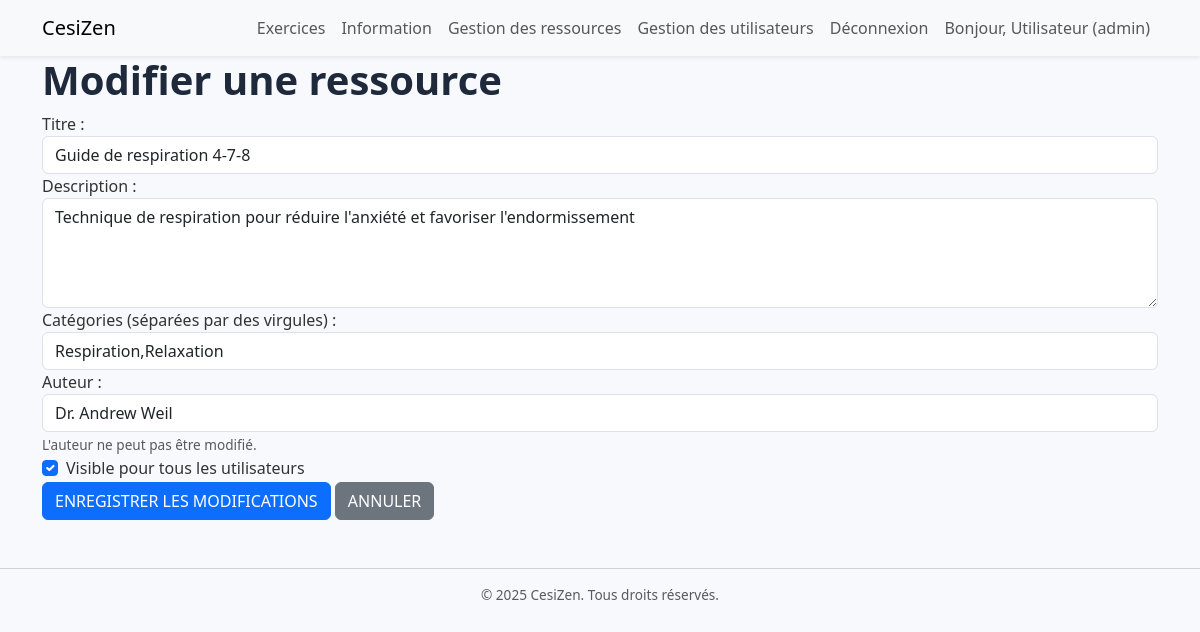
Screenshot of /vues/modifierRessource.php?id=1 (signed in) with the database file from the repository.
### tables this page shows
CREATE TABLE ressources (
    id INT AUTO_INCREMENT PRIMARY KEY,
    titre VARCHAR(255) NOT NULL,
    description TEXT,
    fichier_path VARCHAR(500),
    categories VARCHAR(255),
    auteur VARCHAR(100),
    uploadé_par INT,
    date_upload TIMESTAMP DEFAULT CURRENT_TIMESTAMP,
    updated_at TIMESTAMP DEFAULT CURRENT_TIMESTAMP ON UPDATE CURRENT_TIMESTAMP,
    est_visible BOOLEAN DEFAULT TRUE,
    taille_fichier BIGINT,
    type_mime VARCHAR(100),
    downloads_count INT DEFAULT 0,
    
     
    FOREIGN KEY (uploadé_par) REFERENCES users(id) ON DELETE SET NULL,
    
     
    INDEX idx_titre (titre),
    INDEX idx_categories (categories),
    INDEX idx_est_visible (est_visible),
    INDEX idx_date_upload (date_upload),
    INDEX idx_uploade_par (uploadé_par)
);

### vues/modifierRessource.php (the view, shortened to what this page needs)
<?php
$db = (new Database())->getConnection();
$id = $_GET['id'];
$stmt = $db->prepare("SELECT * FROM ressources WHERE id = :id");
$stmt->bindParam(':id', $id);
$stmt->execute();
$ressource = $stmt->fetch(PDO::FETCH_ASSOC);
$titre = $ressource['titre'] ?? '';
$description = $ressource['description'] ?? '';
$categories = $ressource['categories'] ?? '';
$est_visible = $ressource['est_visible'] ?? 1;
$auteur = $ressource['auteur'] ?? '';
?>
<?php include 'header.php'; ?>
<div class="container">
    <h1>Modifier une ressource</h1>
    <form action="../controleur/gestionRessources.php" method="post" enctype="multipart/form-data">
        <div class="form-group">
            <label for="titre">Titre :</label>
            <input type="text" class="form-control" id="titre" name="titre" value="<?= htmlspecialchars($titre) ?>" required>
        </div>
        <div class="form-group">
            <label for="description">Description :</label>
            <textarea class="form-control" id="description" name="description" rows="4" required><?= htmlspecialchars($description) ?></textarea>
        </div>
        <div class="form-group">
            <label for="categories">Catégories (séparées par des virgules) :</label>
            <input type="text" class="form-control" id="categories" name="categories" value="<?= htmlspecialchars($categories) ?>">
        </div>
        <div class="form-group">
            <label for="auteur">Auteur :</label>
            <input type="text" class="form-control" id="auteur" name="auteur" value="<?= htmlspecialchars($auteur) ?>" readonly>
            <small class="form-text text-muted">L'auteur ne peut pas être modifié.</small>
        </div>
        <div class="form-group">
            <div class="form-check">
                <input class="form-check-input" type="checkbox" id="est_visible" name="est_visible" value="1" <?= $est_visible ? 'checked' : '' ?>>
                <label class="form-check-label" for="est_visible">
                    Visible pour tous les utilisateurs
                </label>
            </div>
        </div>
        <button type="submit" class="btn btn-primary">ENREGISTRER LES MODIFICATIONS</button>
        <a href="vueGestionRessources.php" class="btn btn-secondary">ANNULER</a>
    </form>
</div>
<?php include 'composants/footer.php'; ?>

### assets/css/styles.css (style rules this page uses)
body { background-color: #f7f9fc; font-family: 'Segoe UI', Tahoma, Geneva, Verdana, sans-serif; color: #333; margin: 0; padding: 0; }
h1 { font-weight: 700; color: #1e293b; }
.text-muted { font-size: 0.85rem; line-height: 1.4; }

### rows the page displays
ressources: titre "Guide de respiration 4-7-8", description "Technique de respiration pour réduire l'anxiété et favoriser l'endormissement", categories "Respiration,Relaxation", auteur "Dr. Andrew Weil", est_visible "☑"

### other values shown
$nom "Utilisateur"
$role "admin"
